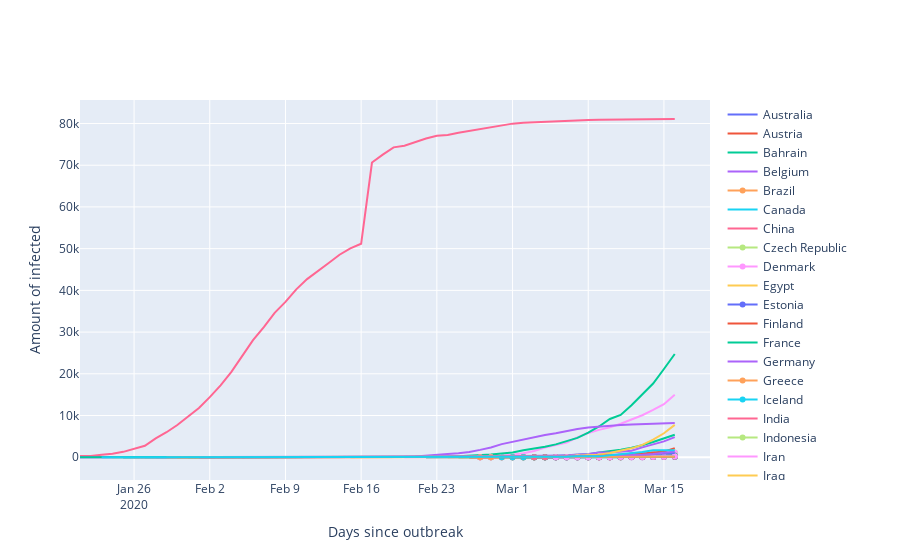

Notebook code cell kept with this figure:
### Code cell
#lets make it more interactive with plotly
import plotly.graph_objects as go
traces_list = []
for item in more_then_c_list:
    x = full_set.loc[full_set['location'] == item]['date']

    trace = go.Scatter(x=x,
            y=full_set.loc[full_set['location'] == item]['total_cases'],
            name = item,
            )
    traces_list.append(trace)

Layout = go.Layout(xaxis=dict(showgrid=True, zeroline=True, showticklabels=True),
                   yaxis=dict(showgrid=True, zeroline=True, showticklabels=True),
                   xaxis_title="Days since outbreak",
                   yaxis_title="Amount of infected",
                    )

fig = go.Figure(data=traces_list, layout=Layout)
fig
